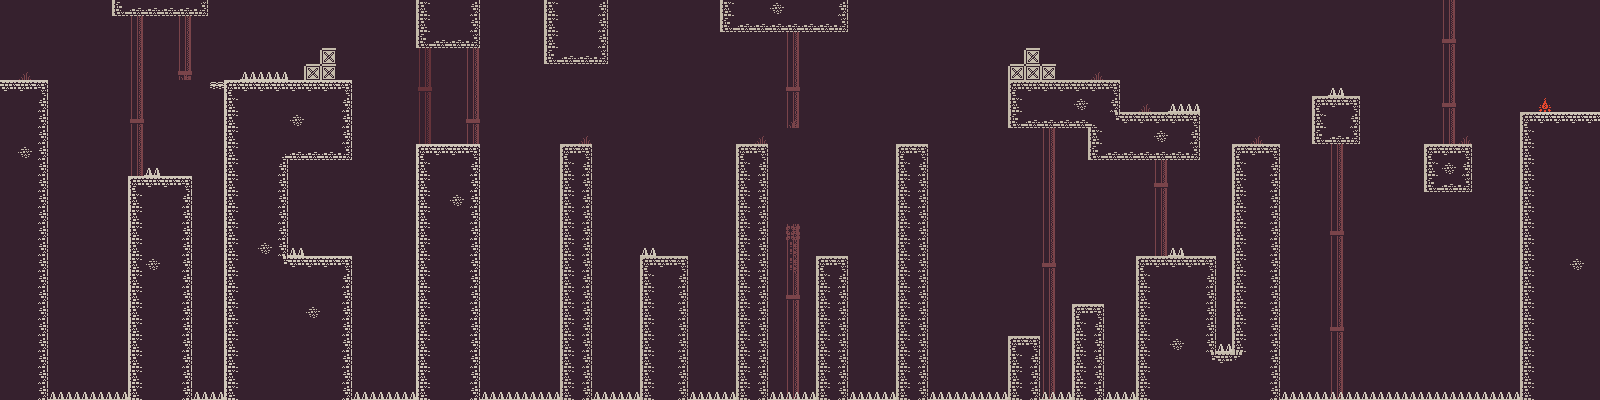

A level layout from a 2D game, rendered from its tile map. Below: a short description, then the map file with tile-grid data replaced by summaries:
An orthogonal 100x25 tile map with 16x16 px tiles, 6 tile layers (Background, Platforms, Decorations, Spikes, ...), 2 tilesets and 31 objects (Player Spawn, EndFlag).

<map version="1.4" tiledversion="1.4.2" orientation="orthogonal" renderorder="right-down" width="100" height="25" tilewidth="16" tileheight="16" infinite="0" nextlayerid="14" nextobjectid="56">
 <editorsettings>
  <export target="../src/assets/levels/2.json" format="json" />
 </editorsettings>
 <tileset firstgid="1" name="kenny_1bit_pack" tilewidth="16" tileheight="16" spacing="2" tilecount="1056" columns="48">
  <image source="../src/assets/img/colored_packed.png" width="864" height="396" />
  <tile id="16">
   <properties>
    <property name="collides" type="bool" value="false" />
   </properties>
  </tile>
  <tile id="17">
   <properties>
    <property name="collides" type="bool" value="false" />
   </properties>
  </tile>
  <tile id="18">
   <properties>
    <property name="collides" type="bool" value="true" />
   </properties>
  </tile>
  <tile id="19">
   <properties>
    <property name="collides" type="bool" value="true" />
   </properties>
  </tile>
  <tile id="20">
   <properties>
    <property name="collides" type="bool" value="true" />
   </properties>
  </tile>
  <tile id="64">
   <properties>
    <property name="collides" type="bool" value="false" />
   </properties>
  </tile>
  <tile id="65">
   <properties>
    <property name="collides" type="bool" value="false" />
   </properties>
  </tile>
  <tile id="66">
   <properties>
    <property name="collides" type="bool" value="true" />
   </properties>
  </tile>
  <tile id="67">
   <properties>
    <property name="collides" type="bool" value="true" />
   </properties>
  </tile>
  <tile id="68">
   <properties>
    <property name="collides" type="bool" value="true" />
   </properties>
  </tile>
  <tile id="112">
   <properties>
    <property name="collides" type="bool" value="false" />
   </properties>
  </tile>
  <tile id="113">
   <properties>
    <property name="collides" type="bool" value="false" />
   </properties>
  </tile>
  <tile id="114">
   <properties>
    <property name="collides" type="bool" value="true" />
   </properties>
  </tile>
  <tile id="115">
   <properties>
    <property name="collides" type="bool" value="true" />
   </properties>
  </tile>
  <tile id="116">
   <properties>
    <property name="collides" type="bool" value="true" />
   </properties>
  </tile>
 </tileset>
 <tileset firstgid="1057" name="kenny_1bit_transparent" tilewidth="16" tileheight="16" spacing="2" tilecount="1056" columns="48">
  <image source="../src/assets/img/colored_transparent_packed.png" width="864" height="396" />
  <tile id="0">
   <properties>
    <property name="EnemyCollides" type="bool" value="true" />
   </properties>
  </tile>
  <tile id="18">
   <properties>
    <property name="collides" type="bool" value="true" />
   </properties>
  </tile>
  <tile id="19">
   <properties>
    <property name="collides" type="bool" value="true" />
   </properties>
  </tile>
  <tile id="20">
   <properties>
    <property name="collides" type="bool" value="true" />
   </properties>
  </tile>
  <tile id="22">
   <properties>
    <property name="collides" type="bool" value="true" />
   </properties>
  </tile>
  <tile id="66">
   <properties>
    <property name="collides" type="bool" value="true" />
   </properties>
  </tile>
  <tile id="67">
   <properties>
    <property name="collides" type="bool" value="true" />
   </properties>
  </tile>
  <tile id="68">
   <properties>
    <property name="collides" type="bool" value="true" />
   </properties>
  </tile>
  <tile id="114">
   <properties>
    <property name="collides" type="bool" value="true" />
   </properties>
  </tile>
  <tile id="115">
   <properties>
    <property name="collides" type="bool" value="true" />
   </properties>
  </tile>
  <tile id="116">
   <properties>
    <property name="collides" type="bool" value="true" />
   </properties>
  </tile>
  <tile id="258">
   <properties>
    <property name="collides" type="bool" value="true" />
   </properties>
  </tile>
 </tileset>
 <layer id="1" name="Background" width="100" height="25">
  <data>[2500 cells, 2500 non-empty, 1 distinct tile ids]</data>
 </layer>
 <layer id="2" name="Platforms" width="100" height="25">
  <data>[2500 cells, 459 non-empty, 22 distinct tile ids]</data>
 </layer>
 <layer id="3" name="Decorations" width="100" height="25">
  <data>[2500 cells, 93 non-empty, 4 distinct tile ids]</data>
 </layer>
 <layer id="4" name="Spikes" width="100" height="25">
  <data>[2500 cells, 63 non-empty, 1 distinct tile ids]</data>
 </layer>
 <objectgroup id="5" name="Coins">
  <object id="32" gid="1271" x="64" y="66" width="16" height="16" />
  <object id="33" gid="1271" x="105" y="80" width="16" height="16" />
  <object id="34" gid="1271" x="144" y="132" width="16" height="16" />
  <object id="35" gid="1271" x="286" y="60" width="16" height="16" />
  <object id="37" gid="1271" x="229" y="59" width="16" height="16" />
  <object id="38" gid="1271" x="441" y="123" width="16" height="16" />
  <object id="39" gid="1271" x="566" y="121" width="16" height="16" />
  <object id="40" gid="1271" x="851" y="171" width="16" height="16" />
  <object id="41" gid="1271" x="683" y="186" width="16" height="16" />
  <object id="42" gid="1271" x="954" y="126" width="16" height="16" />
  <object id="43" gid="1271" x="989" y="195" width="16" height="16" />
  <object id="44" gid="1271" x="1009" y="263" width="16" height="16" />
  <object id="45" gid="1271" x="1057" y="62" width="16" height="16" />
  <object id="46" gid="1271" x="1150" y="97" width="16" height="16" />
  <object id="47" gid="1271" x="1329" y="80" width="16" height="16" />
  <object id="48" gid="1271" x="1485" y="101" width="16" height="16" />
 </objectgroup>
 <objectgroup id="6" name="Diamonds">
  <object id="11" gid="1272" x="303" y="241" width="16" height="16" />
  <object id="13" gid="1272" x="1015" y="328" width="16" height="16" />
  <object id="14" gid="1272" x="1080" y="294" width="16" height="16" />
 </objectgroup>
 <objectgroup id="7" name="Springs">
  <object id="2" gid="1318" x="336" y="255" width="16" height="16" />
  <object id="5" gid="1318" x="177" y="175" width="16" height="16" />
  <object id="7" gid="1318" x="665" y="255" width="16" height="16" />
  <object id="8" gid="1318" x="825" y="255" width="16" height="16" />
  <object id="9" gid="1318" x="1199" y="255" width="16" height="16" />
  <object id="10" gid="1318" x="913" y="143" width="16" height="16" />
 </objectgroup>
 <objectgroup id="11" name="Hearts" />
 <objectgroup id="8" name="Spawn">
  <object id="3" name="Player Spawn" x="23" y="77">
   <point />
  </object>
 </objectgroup>
 <objectgroup id="9" name="Flag">
  <object id="4" name="EndFlag" gid="450" x="1568" y="112" width="16" height="16" />
 </objectgroup>
 <objectgroup id="13" name="Enemies">
  <object id="49" gid="1416" x="1439" y="141" width="16" height="16" />
  <object id="53" gid="1416" x="1085" y="302" width="16" height="16" />
  <object id="54" gid="1416" x="744" y="141" width="16" height="16" />
  <object id="55" gid="1416" x="440" y="142" width="16" height="16" />
 </objectgroup>
 <layer id="12" name="EnemyBounds" width="100" height="25">
  <data>[2500 cells, 8 non-empty, 1 distinct tile ids]</data>
 </layer>
 <layer id="10" name="FrontDecorations" width="100" height="25">
  <data>[2500 cells, 18 non-empty, 6 distinct tile ids]</data>
 </layer>
</map>